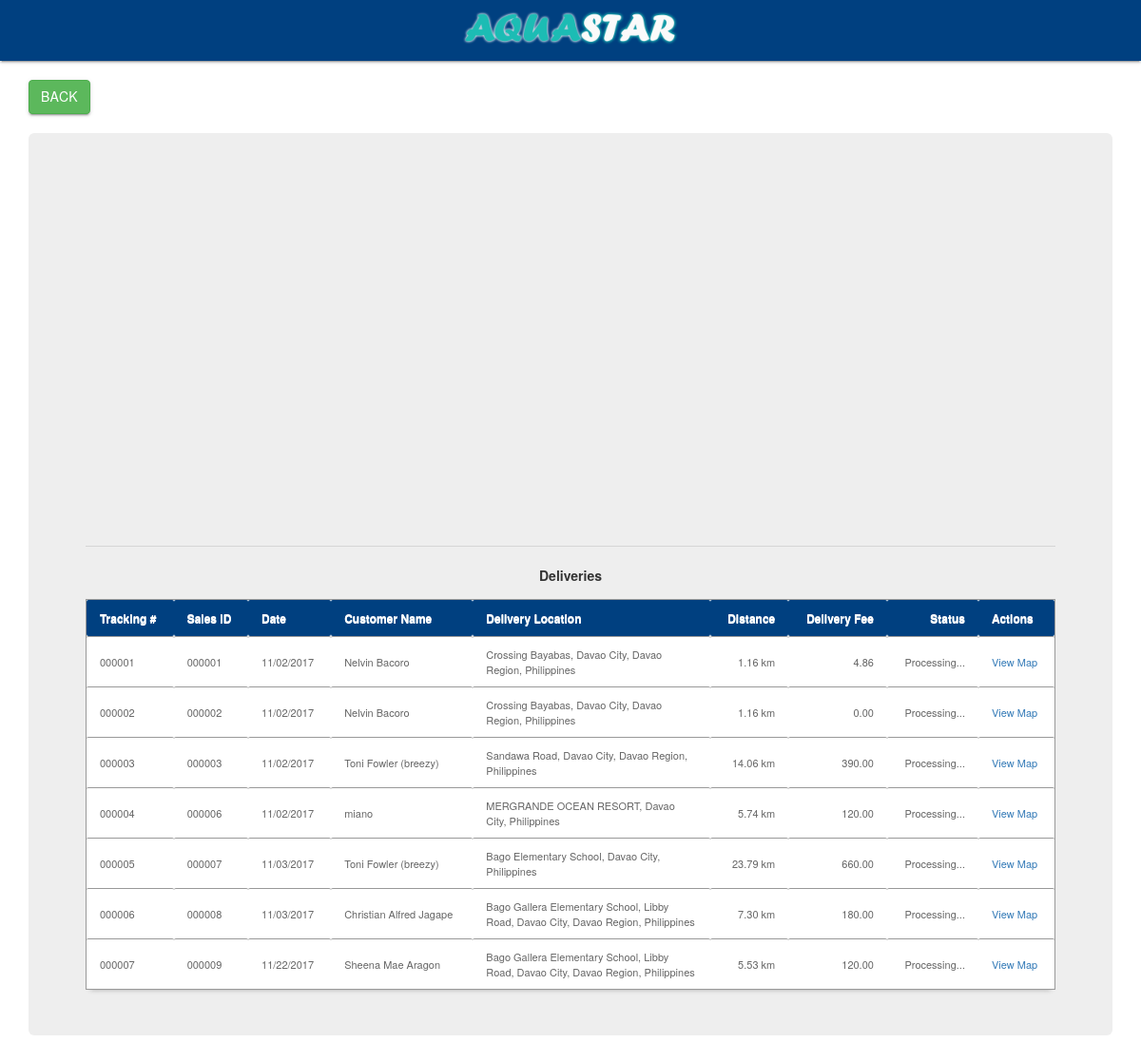
Page /main/delivery_pending.php on the earlier database version.
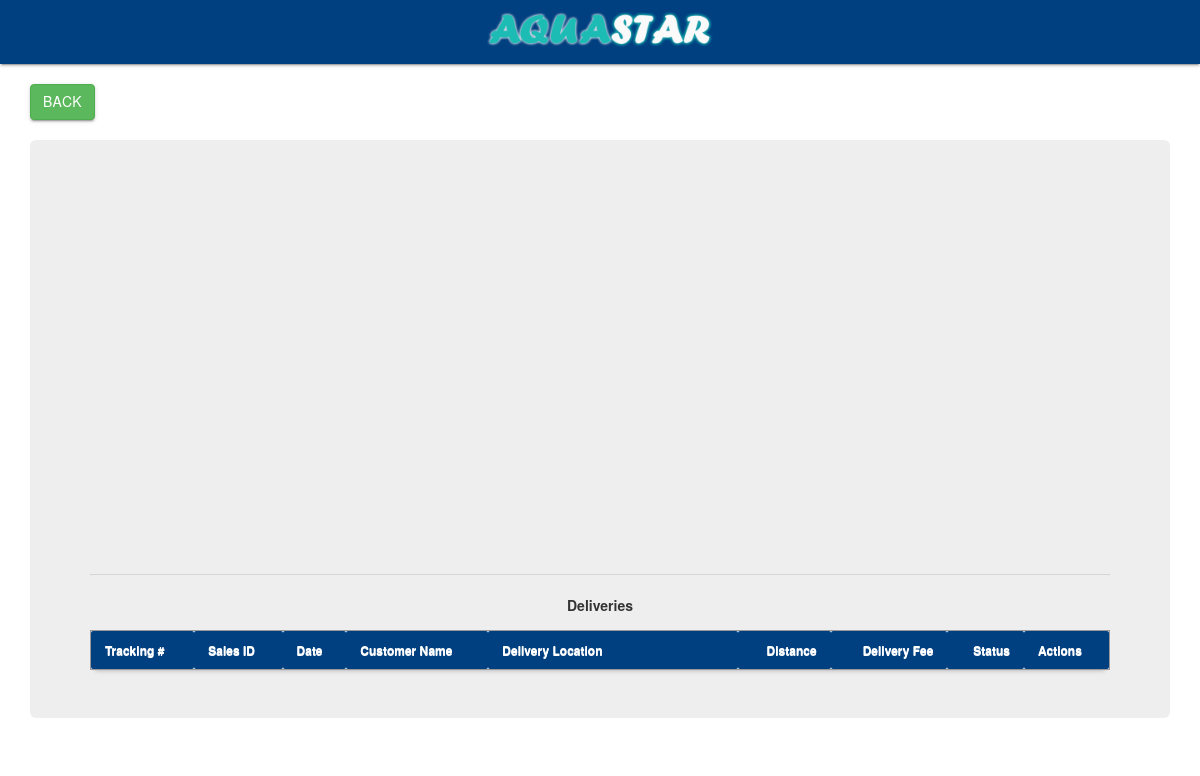
Same page on the later database version.
### tables this page shows
CREATE TABLE `deliveries` (
  `id` int(11) NOT NULL AUTO_INCREMENT,
  `sales_id` int(11) DEFAULT NULL,
  `location` varchar(255) DEFAULT NULL,
  `lat` varchar(255) DEFAULT NULL,
  `lng` varchar(255) DEFAULT NULL,
  `meters` decimal(11,2) DEFAULT NULL,
  `free_meters` decimal(11,2) DEFAULT NULL,
  `rate` decimal(11,2) DEFAULT NULL,
  `fee` decimal(11,2) DEFAULT NULL,
  `status` tinyint(1) DEFAULT '0',
  PRIMARY KEY (`id`)
);

CREATE TABLE `sales` (
  `transaction_id` int(11) NOT NULL AUTO_INCREMENT,
  `invoice_number` varchar(100) NOT NULL,
  `cashier` varchar(100) NOT NULL,
  `date` varchar(100) NOT NULL,
  `type` varchar(100) NOT NULL,
  `amount` varchar(100) NOT NULL,
  `due_date` varchar(100) NOT NULL,
  `name` varchar(100) NOT NULL,
  `balance` varchar(100) DEFAULT NULL,
  PRIMARY KEY (`transaction_id`)
);

### main/delivery_pending.php (the view, shortened to what this page needs)
<html>
<head>
	<link rel="stylesheet" href="../css/materialize.min.css">
<link rel="stylesheet" href="../css/bootstrap.min.css">
<link href="../style01.css" media="screen" rel="stylesheet" type="text/css" />
<link rel="stylesheet" type="text/css" href="tcal.css" />
</head>
<body>
<nav>
<div class="nav-wrapper">
<center>
    <a rel="facebox" href="#"><img src="aqrlogo.png" style="width:250px; height:60px" /></a>
</center>
</div>
</nav>
<br>
<div class="container">
<a href="index.php" class="btn btn-success btn-xs-2x" style="float: none;">Back</a>
<br>
<br>
<div class="jumbotron">
<div id="map"></div>
<div id="infowindow-content">
    <img src="" width="16" height="16" id="place-icon">
    <span id="place-name"  class="title"></span><br>
</div>
<hr />
<div class="content" id="content">
<div style="font-weight:bold; text-align:center;font-size:14px;margin-bottom: 15px;">
Deliveries
</div>
<table id="resultTable" data-responsive="table" style="text-align: left;">
	<thead>
		<tr>
			<th> Tracking #</th>
			<th> Sales ID </th>
			<th> Date </th>
			<th> Customer Name </th>
			<th style="width:250px;"> Delivery Location </th>
			<th style="text-align:right;"> Distance </th>
			<th style="text-align:right;"> Delivery Fee </th>
			<th style="text-align:right;"> Status </th>
			<th>Actions</th>
		</tr>
	</thead>
	<tbody>
			<?php
				include('../connect.php');
				$result = $db->prepare("SELECT * FROM deliveries LEFT JOIN sales ON sales.transaction_id = deliveries.sales_id WHERE status = 0");
				$result->execute();
				for($i=0; $row = $result->fetch(); $i++){
			?>
			<tr class="record">
			<td><?php echo str_pad($row['id'],6,"0",STR_PAD_LEFT); ?></td>
			<td><?php echo str_pad($row['transaction_id'],6,"0",STR_PAD_LEFT); ?></td>
			<td><?php echo $row['date']; ?></td>
			<td><?php echo $row['name']; ?></td>
			<td style="width:250px;"><?php echo $row['location']; ?></td>
			<td style="text-align:right;"><?php echo number_format($row['meters'] / 1000, 2); ?> km</td>
			<td style="text-align:right;"><?php
			echo number_format($row['fee'], 2);
			?></td>
			<td style="text-align:right;"><?php echo ($row['status'] == 0) ? "Processing..." : $row['status']; ?></td>
			<td><a target="_window" href="javascript:setDeliveryLatLng(<?php echo $row['lat']; ?>,<?php echo $row['lng']; ?>)">View Map</a></td>
			</tr>
			<?php
				}
			?>
	</tbody>
</table>
</div>
</div>
</div>
</body>
</html>

Differences in the rows shown:
removed deliveries: id "000001", sales.transaction_id "000001", sales.date "11/02/2017", sales.name "Nelvin Bacoro", location "Crossing Bayabas, Davao City, Davao Region, Philippines", $row['meters']/1000 "1.16", fee "4.86", status "Processing..."
removed deliveries: id "000002", sales.transaction_id "000002", sales.date "11/02/2017", sales.name "Nelvin Bacoro", location "Crossing Bayabas, Davao City, Davao Region, Philippines", $row['meters']/1000 "1.16", fee "0.00", status "Processing..."
removed deliveries: id "000003", sales.transaction_id "000003", sales.date "11/02/2017", sales.name "Toni Fowler (breezy)", location "Sandawa Road, Davao City, Davao Region, Philippines", $row['meters']/1000 "14.06", fee "390.00", status "Processing..."
removed deliveries: id "000004", sales.transaction_id "000006", sales.date "11/02/2017", sales.name "miano", location "MERGRANDE OCEAN RESORT, Davao City, Philippines", $row['meters']/1000 "5.74", fee "120.00", status "Processing..."
removed deliveries: id "000005", sales.transaction_id "000007", sales.date "11/03/2017", sales.name "Toni Fowler (breezy)", location "Bago Elementary School, Davao City, Philippines", $row['meters']/1000 "23.79", fee "660.00", status "Processing..."
removed deliveries: id "000006", sales.transaction_id "000008", sales.date "11/03/2017", sales.name "Christian Alfred Jagape", location "Bago Gallera Elementary School, Libby Road, Davao City, Davao Region, Philippines", $row['meters']/1000 "7.30", fee "180.00", status "Processing..."
removed deliveries: id "000007", sales.transaction_id "000009", sales.date "11/22/2017", sales.name "Sheena Mae Aragon", location "Bago Gallera Elementary School, Libby Road, Davao City, Davao Region, Philippines", $row['meters']/1000 "5.53", fee "120.00", status "Processing..."
